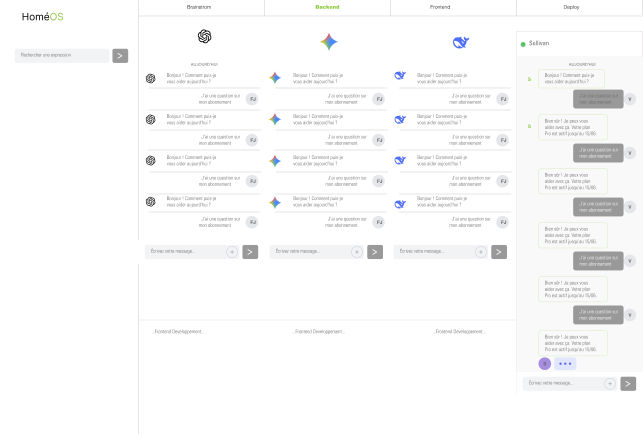
#> input picture Frontend/4. COMMUNICATION/plans/figma_homeos1_render.png, 1285 x 868 px (shown at 1/2 size)
$ python -i image_preprocessor.py   (imports and definitions only)
#> lines starting #> are read from the running program, lines starting #| are printed output that depends on the picture
"""
ImagePreprocessor - Réduit la taille des images pour Gemini Vision.

OPTIMISATION LATENCE : Réduction agressive pour Gemini Vision
- Gemini travaille en 512x512 ou 1024x1024 interne
- Au-delà = latence sans gain de qualité
- Cible : <500KB, <1024px, qualité 70%

Base64 ajoute ~33% → image brute max ~375KB pour rester sous 500KB.
"""

import io
from pathlib import Path
from typing import Tuple, Optional
from loguru import logger

# === CONFIGURATION LATENCE OPTIMISÉE ===
# Ancienne config (lente) : 3MB, 1920px, qualité 85%
# Nouvelle config (rapide) : 500KB, 1024px, qualité 70%
TARGET_MAX_BYTES = 500 * 1024  # 500 KB (was 3MB)
MAX_DIMENSION = 1024  # px côté long (was 1920)
JPEG_QUALITY = 70  # was 85

# Timeout pour analyses Gemini (en secondes)
GEMINI_TIMEOUT_SECONDS = 15


# [44 lines left out: functions preprocess_for_gemini, preprocess_bytes_for_gemini, not called in this run]


class ImagePreprocessor:
    """
    Pré-traite les images pour rester sous les limites Gemini (version latence optimisée).
    """

    def __init__(
        self,
        target_max_bytes: int = TARGET_MAX_BYTES,
        max_dimension: int = MAX_DIMENSION,
        jpeg_quality: int = JPEG_QUALITY,
    ):
        self.target_max_bytes = target_max_bytes
        self.max_dimension = max_dimension
        self.jpeg_quality = jpeg_quality

    def process(self, image_path: Path) -> Tuple[bytes, str]:
        """
        Traite l'image : resize si trop grande, compress si nécessaire.

        Returns:
            (bytes, mime_type) - "image/jpeg"
        """
        image_path = Path(image_path)
        if not image_path.exists():
            raise FileNotFoundError(f"Image not found: {image_path}")

        try:
            from PIL import Image
        except ImportError:
            logger.warning("Pillow not installed, skipping image preprocessing")
            return image_path.read_bytes(), self._mime_from_path(image_path)

        with Image.open(image_path) as img:
#> img is the input picture: PIL image 1285x868 RGBA; mean R, G, B, A 54.8, 55, 55.1, 57.9
            return self._process_image(img)

    # [15 lines left out: function process_bytes, not called in this run]

    def _process_image(self, img) -> Tuple[bytes, str]:
        """Traite une image PIL ouverte."""
        from PIL import Image

        # Convertir en RGB si nécessaire (PNG RGBA, etc.)
        if img.mode in ("RGBA", "P"):
            img = img.convert("RGB")
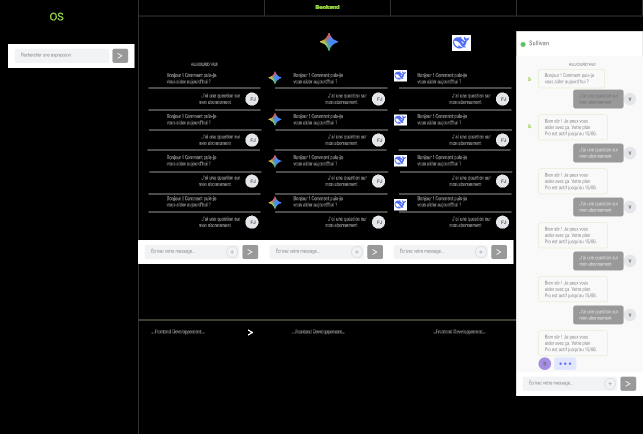
#> img: PIL image 1285x868 RGB (shown at 1/2 size); mean R, G, B 54.8, 55, 55.1
        elif img.mode != "RGB":
            img = img.convert("RGB")

        # Redimensionner si trop grande
        w, h = img.size
#> w = 1285; h = 868
        original_size = f"{w}x{h}"
#> original_size = '1285x868'

        if max(w, h) > self.max_dimension:
            ratio = self.max_dimension / max(w, h)
#> ratio = 0.797
            new_w = int(w * ratio)
#> new_w = 1024
            new_h = int(h * ratio)
#> new_h = 691
            img = img.resize((new_w, new_h), Image.Resampling.LANCZOS)
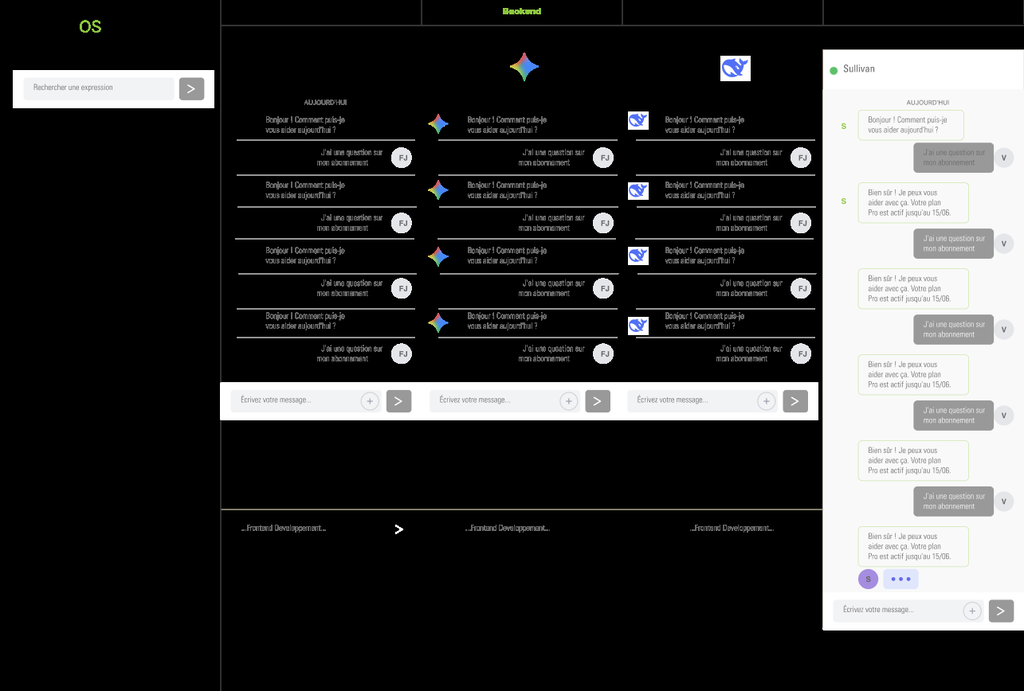
#> img: PIL image 1024x691 RGB; mean R, G, B 55.1, 55.2, 55.3
            logger.info(f"[LATENCE] Resized {original_size} -> {new_w}x{new_h} (max {self.max_dimension}px)")

        # Exporter en JPEG avec qualité réduite
        buffer = io.BytesIO()
        img.save(buffer, format="JPEG", quality=self.jpeg_quality, optimize=True)
        data = buffer.getvalue()

        # Si encore trop gros, réduire agressivement
        quality = self.jpeg_quality
        while len(data) > self.target_max_bytes and quality > 40:
            quality -= 10
            buffer = io.BytesIO()
            img.save(buffer, format="JPEG", quality=quality, optimize=True)
            data = buffer.getvalue()
            logger.info(f"[LATENCE] Reduced quality to {quality}, size {len(data) / 1024:.1f}KB")
#> after the loop, quality = 70

        final_size_kb = len(data) / 1024
        if final_size_kb > (self.target_max_bytes / 1024):
            logger.warning(
                f"[LATENCE] Image still {final_size_kb:.1f}KB after aggressive compression "
                f"(target {self.target_max_bytes / 1024:.0f}KB)"
            )
        else:
            logger.info(f"[LATENCE] Final image: {final_size_kb:.1f}KB, {img.size[0]}x{img.size[1]}px")

        return data, "image/jpeg"

    # [57 lines left out: functions _mime_from_path, get_recommended_upload_limits, validate_image_before_upload, not called in this run]


# Pour compatibilité avec code existant
__all__ = [
    "preprocess_for_gemini",
    "preprocess_bytes_for_gemini",
    "ImagePreprocessor",
    "TARGET_MAX_BYTES",
    "MAX_DIMENSION",
    "JPEG_QUALITY",
    "GEMINI_TIMEOUT_SECONDS",
    "get_recommended_upload_limits",
    "validate_image_before_upload",
]

>>> result = ImagePreprocessor().process('../../../../Frontend/4. COMMUNICATION/plans/figma_homeos1_render.png')
